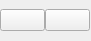
    <widget class="QWidget" name="scrollAreaWidgetContents_2">
     <property name="geometry">
      <rect>
       <x>0</x>
       <y>0</y>
       <width>91</width>
       <height>41</height>
      </rect>
     </property>
     <widget class="QWidget" name="horizontalLayoutWidget_3">
      <property name="geometry">
       <rect>
        <x>0</x>
        <y>0</y>
        <width>90</width>
        <height>41</height>
       </rect>
      </property>
      <layout class="QHBoxLayout" name="horizontalLayout_3">
       <property name="spacing">
        <number>0</number>
       </property>
       <item>
        <widget class="QPushButton" name="pushButton_3">
         <property name="toolTip">
          <string>Previous sheet</string>
         </property>
         <property name="text">
          <string/>
         </property>
         <property name="icon">
          <iconset resource="res.qrc">
           <normaloff>:/new/prefix1/down</normaloff>:/new/prefix1/down</iconset>
         </property>
         <property name="iconSize">
          <size>
           <width>32</width>
           <height>32</height>
          </size>
         </property>
        </widget>
       </item>
       <item>
        <widget class="QPushButton" name="pushButton_4">
         <property name="toolTip">
          <string>Next sheet</string>
         </property>
         <property name="text">
          <string/>
         </property>
         <property name="icon">
          <iconset resource="res.qrc">
           <normaloff>:/new/prefix1/up</normaloff>:/new/prefix1/up</iconset>
         </property>
         <property name="iconSize">
          <size>
           <width>32</width>
           <height>32</height>
          </size>
         </property>
        </widget>
       </item>
      </layout>
     </widget>
    </widget>
